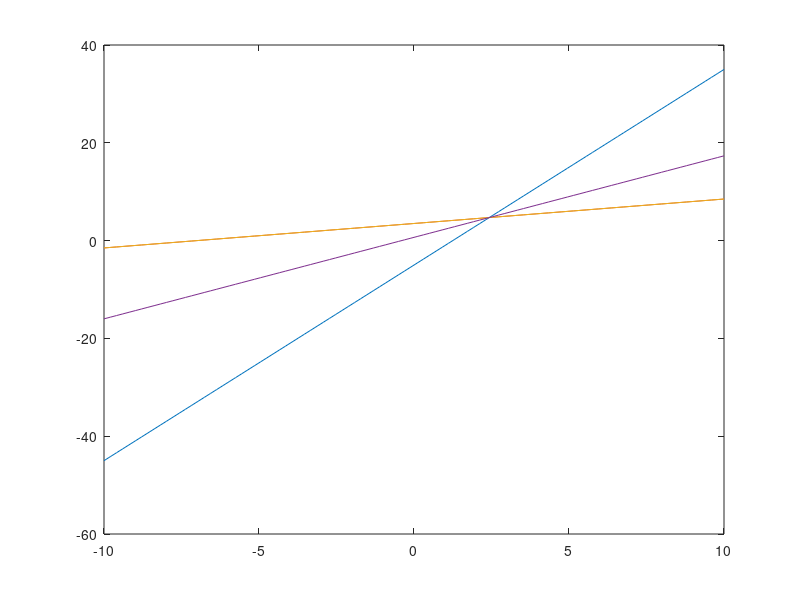

This figure's MATLAB source:
% test for fun and games

y1 = @(x) 4*x - 5;
y2 = @(x) x/2 + 7/2;
y3 = @(x) (5/3)*x + 2/3;


x = linspace(-10, 10);
plot(x, y1(x)); hold on; plot(x, y2(x));
hold on; plot(x,  y2(x)); hold on; plot(x, y3(x));
